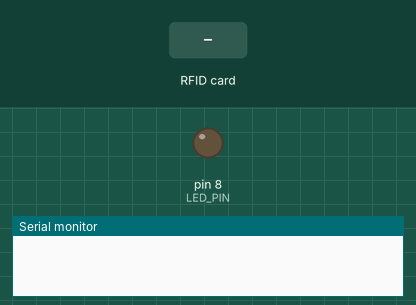
Recording of a sketch running on a simulated Arduino Uno, built with avr-gcc and run on an emulated ATmega328P. On the bench: output pins drawn as LEDs (lit = HIGH), the last lines printed to the serial monitor. Inputs (shaded band) come from the test bench. Pins used as bus, display or sensor lines are not drawn.

Above: at 1.5 s.
1.6 s: RFID card 5E 7A 19 C4 held to the reader
At 1.71 s:
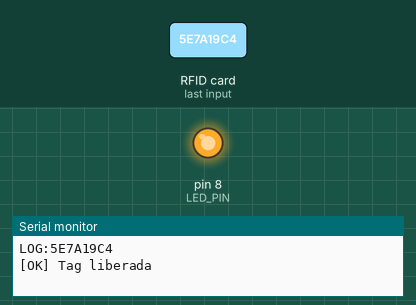
Timing chart, 0 to 4.6 s (numbered marks = the images above; inputs shaded):
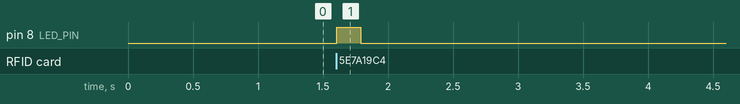

The sketch:

TAG-NFC.ino
```cpp
/**
 * UPX 7 — Totem NFC (Arduino Uno + RC522)
 *
 * RC522: RST=9, SDA(SS)=10, MOSI=11, MISO=12, SCK=13, 3.3V, GND
 * LED pino 8 — ligado quando a tag e liberada
 *
 * Ao liberar, envia LOG:UID (pc-bridge -> Supabase -> app)
 * Monitor Serial: 9600 baud
 */

#include <SPI.h>
#include <MFRC522.h>

const int RST_PIN = 9;
const int SS_PIN = 10;
const int LED_PIN = 8;

MFRC522 mfrc522(SS_PIN, RST_PIN);

unsigned long ultimaLeituraOk = 0;
const unsigned long DEBOUNCE_LEITURA_MS = 1500;
const byte LEITURAS_AUSENTE_PARA_REMOVER = 3;

bool tagLiberada = false;
byte contadorTagAusente = 0;

void ledLigar() {
  digitalWrite(LED_PIN, HIGH);
}

void ledDesligar() {
  digitalWrite(LED_PIN, LOW);
}

bool tagAindaNoSensor() {
  byte atqa[2];
  byte atqaLen = sizeof(atqa);

  MFRC522::StatusCode status = mfrc522.PICC_WakeupA(atqa, &atqaLen);
  if (status == MFRC522::STATUS_OK) {
    mfrc522.PICC_HaltA();
    return true;
  }

  atqaLen = sizeof(atqa);
  status = mfrc522.PICC_RequestA(atqa, &atqaLen);
  if (status == MFRC522::STATUS_OK) {
    mfrc522.PICC_HaltA();
    return true;
  }

  return false;
}

void enviarUidParaSite() {
  Serial.print(F("LOG:"));
  for (byte i = 0; i < mfrc522.uid.size; i++) {
    if (mfrc522.uid.uidByte[i] < 0x10) Serial.print(F("0"));
    Serial.print(mfrc522.uid.uidByte[i], HEX);
  }
  Serial.println();
  Serial.flush();
}

void avisarTagLiberada() {
  enviarUidParaSite();
  Serial.println(F("[OK] Tag liberada"));
  Serial.flush();
}

void avisarTagRemovida() {
  Serial.println(F("[OK] Tag removida"));
  Serial.flush();
}

bool tentarLerTag() {
  if (!mfrc522.PICC_IsNewCardPresent()) {
    return false;
  }
  if (!mfrc522.PICC_ReadCardSerial()) {
    mfrc522.PICC_HaltA();
    return false;
  }

  mfrc522.PICC_HaltA();
  mfrc522.PCD_StopCrypto1();
  return true;
}

void setup() {
  pinMode(LED_PIN, OUTPUT);
  ledDesligar();

  Serial.begin(9600);
  delay(300);

  SPI.begin();
  mfrc522.PCD_Init();
  mfrc522.PCD_AntennaOn();

  byte versao = mfrc522.PCD_ReadRegister(MFRC522::VersionReg);
  if (versao == 0x00 || versao == 0xFF) {
    Serial.println(F("[ERRO] RC522 nao encontrado"));
    while (true) {
      delay(1000);
    }
  }
}

void loop() {
  unsigned long agora = millis();

  if (tagLiberada) {
    if (tagAindaNoSensor()) {
      contadorTagAusente = 0;
      return;
    }

    contadorTagAusente++;
    if (contadorTagAusente < LEITURAS_AUSENTE_PARA_REMOVER) {
      return;
    }

    contadorTagAusente = 0;
    tagLiberada = false;
    ledDesligar();
    avisarTagRemovida();
    return;
  }

  if (agora - ultimaLeituraOk < DEBOUNCE_LEITURA_MS) {
    return;
  }

  if (tentarLerTag()) {
    ultimaLeituraOk = agora;
    tagLiberada = true;
    contadorTagAusente = 0;
    ledLigar();
    avisarTagLiberada();
  }
}
```

Measured:
- after the input at 1.6 s, pin 8 (LED_PIN): LOW → HIGH at once, → LOW 0.18 s later
